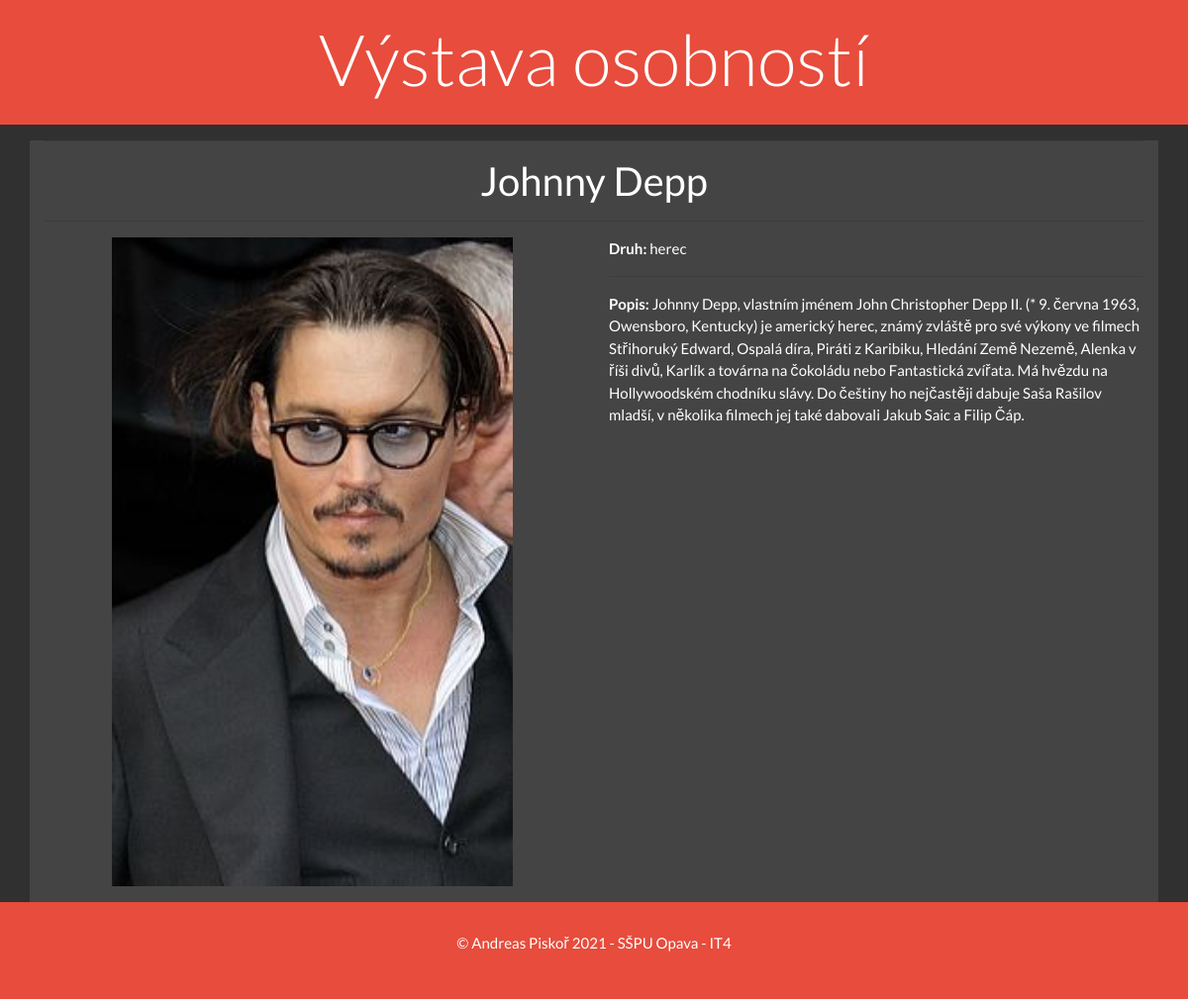
/osobnosti/detail/1, run on the app's committed database.
### osobnostialejinak/models.py (models this page shows, shortened)
class Osobnosti(models.Model):
    jmeno = models.CharField(max_length=50, verbose_name="Jméno osobnosti",
                             help_text='Zadejte jméno o maximální délce 50 znaků')
    prijmeni = models.CharField(max_length=50, verbose_name="Přijmení osobnosti",
                             help_text='Zadejte přijmení o maximální délce 50 znaků')
    popis = models.TextField(blank=True, null=True, verbose_name="Popis osobnosti")
    foto = models.ImageField(upload_to='osobnosti/%Y/%m/%d/', blank=True, null=True, verbose_name="Fotka osobnosti")
    druh = models.ForeignKey(Druh, on_delete=models.RESTRICT)
    class Meta:
        ordering = ["druh","jmeno"]
        verbose_name = 'Osobnost'
        verbose_name_plural = 'Osobnosti'

class Druh(models.Model):
    oznaceni_druhu = models.CharField(max_length=50, unique=True, verbose_name="Označení druhu osobnosti",
                                      help_text='Zadejte text o maximální délce 50 znaků; text musí být jedinečný')
    OBLAST = (
        ('herec', 'Herec'),
        ('politik', 'Politik'),
        ('sportovec', 'Sportovec'),
        ('zpěvák', 'Zpěvák'),
        ('celebrita', 'Celebrita'),
    )
    oblast = models.CharField(max_length=20, choices=OBLAST, blank=True, default='celebrita', verbose_name="Oblast",
                              help_text='Vyberte označení oblasti')
    class Meta:
        ordering = ["oznaceni_druhu"]
        verbose_name = 'Druh zaměření'
        verbose_name_plural = 'Druh zaměření'

### osobnostialejinak/views.py (the view)
# urls.py: path('detail/<int:pk>', views.OsobnostiDetailView.as_view(), name='detail'),
class OsobnostiDetailView(DetailView):
    model = Osobnosti
    context_object_name = 'osobnosti'
    template_name = 'detail.html'

### osobnostialejinak/templates/detail.html (shortened to what this page needs)
{% extends 'base.html' %}
{% block content %}
    <hr>
    <h2 class="text-center">{{osobnosti.jmeno}} {{osobnosti.prijmeni}}</h2>
    <hr>
    <div class="row">
        <div class="col text-center">
            <p><img src="{{ osobnosti.foto.url }}" alt="{{ osobnosti.prijmeni }}" width="75%"></p>
        </div>
        <div class="col">
            <p><b>Druh:</b> {{ osobnosti.druh.oblast }} {{ osobnosti.druh.oznaceni_druh }}</p>
            <hr>
            <p><b>Popis:</b> {{ osobnosti.popis }}</p>
        </div>
    </div>
{% endblock %}

### data on the page
Osobnosti: jmeno "Johnny", prijmeni "Depp", foto (picture), druh.oblast "herec", popis "Johnny Depp, vlastním jménem John Christopher Depp II. (* 9. června 1963, Owensboro, Kentucky) je americký herec, známý zvláště pro své výkony ve filmech Střihoruký Edward, Ospalá díra, Piráti z Karibiku, Hledání Země Nezemě, Alenka v říši divů, Karlík a továrna na čokoládu nebo Fantastická zvířata. Má hvězdu na Hollywoodském chodníku slávy. Do češtiny ho nejčastěji dabuje Saša Rašilov mladší, v několika filmech jej také dabovali Jakub Saic a Filip Čáp."
